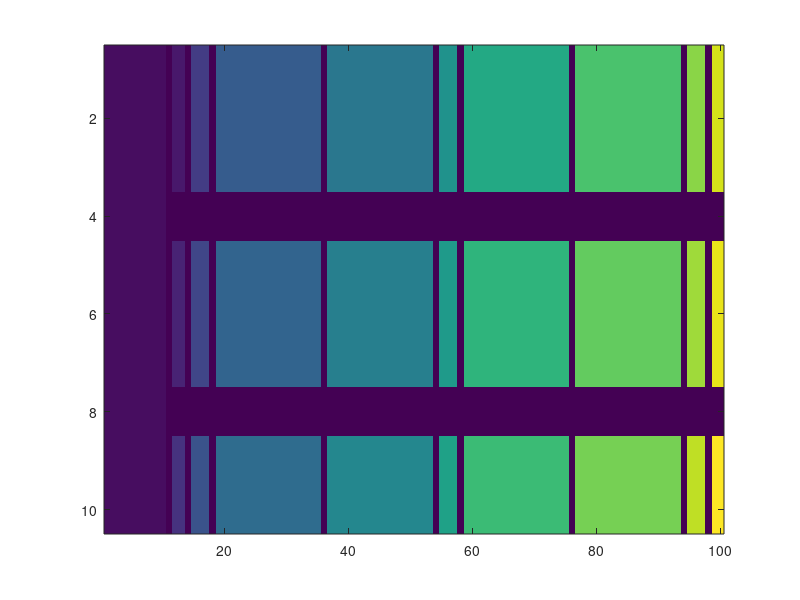

This figure's MATLAB source: (Note: this script raises an error after producing the figure.)
%perturb each cube in a tessellation of cubes by moving the voronoi center
%of the cubic cell a little bit
% this is implemented using the watershed algorithm 
clear

%% try out using voronoiDiagram, did not work well 
% X= randi(100,[ 10 10 10]);
% Y= randi(100,[ 10 10 10]);
% Z= randi(100,[ 10 10 10]);
% %[ X Y Z] = meshgrid(50:5:100);
% %DT=delaunayTriangulation([X(:) Y(:) Z(:)]);
% %[v,r]= voronoiDiagram(DT);
% [V,R] = voronoin([X(:) Y(:) Z(:)]);
% 
% %FOR some cell
% XR10 = V(R{2},:);
% K = convhull(XR10(2:end,:));
% defaultFaceColor  = [0.6875 0.8750 0.8984];
% trisurf(K, XR10(:,1) ,XR10(:,2) ,XR10(:,3) , ...
%         'FaceColor', defaultFaceColor, 'FaceAlpha',0.8)
% title('3-D Voronoi Region')

%% works:
mask = zeros(10,10,10);
mask(2:4:end, 2:4:end, 2:4:end) = 1;
dt = bwdist(mask);
ws = watershed(dt);
figure
imagesc(ws(:,:,1))
figure

isosurface(ws,0)


%% to perturb (but only perturbs the sizes of cubes..)
mask = zeros([50 50 50]);
seqn = 5:10:50;
% perturb1 = randn([ 1, length(seqn)]);
% seqn1 = ceil(seqn+perturb1);
% 
% perturb2 = randn([ 1, length(seqn)]);
% seqn2 = ceil(seqn+perturb2);
% 
% perturb3 = randn([ 1, length(seqn)]);
% seqn3 = ceil(seqn+perturb3);
% mask(seqn1,seqn2,seqn3) = 1;


for i= seqn
    for j=seqn
        for k=seqn
            
            p1 = randn; %one is perturbed more
            p2 = rand;
            p3 = rand;
            
            mask(ceil(i+p1), ceil(j+p2), ceil(k+p3))= 1;
            
        end
    end
end

            


dt = bwdist(mask);
ws = watershed(dt);
figure
imagesc(ws(:,:,5))